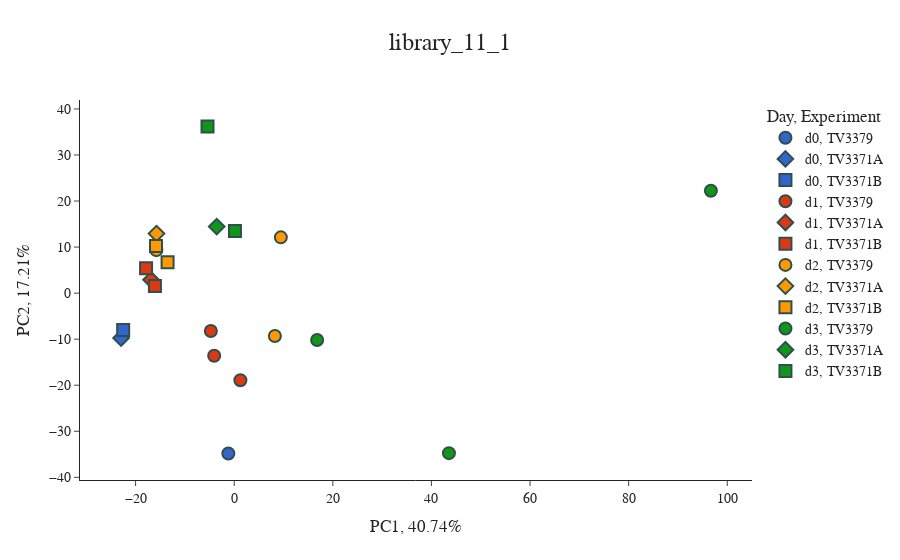

The notebook cell this image was saved under:
### Code cell
figs[0]

### Figure 1 — Plotly figure (JSON) as saved in the notebook; plotly's stock layout.template omitted (floating-point values rounded to 4 significant figures)
{"data": [{"customdata": [["inoculum"]], "hovertemplate": "Day=d0<br>Experiment=TV3379<br>PC1, 40.74%=%{x}<br>PC2, 17.21%=%{y}<br>mouse=%{customdata[0]}<extra></extra>", "legendgroup": "d0, TV3379", "marker": {"color": "#3366CC", "line": {"color": "DarkSlateGrey", "width": 2}, "size": 12, "symbol": "circle"}, "mode": "markers", "name": "d0, TV3379", "orientation": "v", "showlegend": true, "type": "scatter", "x": [-1.191], "xaxis": "x", "y": [-34.82], "yaxis": "y"}, {"customdata": [["inoculum"]], "hovertemplate": "Day=d0<br>Experiment=TV3371A<br>PC1, 40.74%=%{x}<br>PC2, 17.21%=%{y}<br>mouse=%{customdata[0]}<extra></extra>", "legendgroup": "d0, TV3371A", "marker": {"color": "#3366CC", "line": {"color": "DarkSlateGrey", "width": 2}, "size": 12, "symbol": "diamond"}, "mode": "markers", "name": "d0, TV3371A", "orientation": "v", "showlegend": true, "type": "scatter", "x": [-22.94], "xaxis": "x", "y": [-9.757], "yaxis": "y"}, {"customdata": [["inoculum"]], "hovertemplate": "Day=d0<br>Experiment=TV3371B<br>PC1, 40.74%=%{x}<br>PC2, 17.21%=%{y}<br>mouse=%{customdata[0]}<extra></extra>", "legendgroup": "d0, TV3371B", "marker": {"color": "#3366CC", "line": {"color": "DarkSlateGrey", "width": 2}, "size": 12, "symbol": "square"}, "mode": "markers", "name": "d0, TV3371B", "orientation": "v", "showlegend": true, "type": "scatter", "x": [-22.52], "xaxis": "x", "y": [-8.023], "yaxis": "y"}, {"customdata": [["u441"], ["u443"], ["u442"]], "hovertemplate": "Day=d1<br>Experiment=TV3379<br>PC1, 40.74%=%{x}<br>PC2, 17.21%=%{y}<br>mouse=%{customdata[0]}<extra></extra>", "legendgroup": "d1, TV3379", "marker": {"color": "#DC3912", "line": {"color": "DarkSlateGrey", "width": 2}, "size": 12, "symbol": "circle"}, "mode": "markers", "name": "d1, TV3379", "orientation": "v", "showlegend": true, "type": "scatter", "x": [-4.736, -4.064, 1.254], "xaxis": "x", "y": [-8.221, -13.6, -18.93], "yaxis": "y"}, {"customdata": [["u402"]], "hovertemplate": "Day=d1<br>Experiment=TV3371A<br>PC1, 40.74%=%{x}<br>PC2, 17.21%=%{y}<br>mouse=%{customdata[0]}<extra></extra>", "legendgroup": "d1, TV3371A", "marker": {"color": "#DC3912", "line": {"color": "DarkSlateGrey", "width": 2}, "size": 12, "symbol": "diamond"}, "mode": "markers", "name": "d1, TV3371A", "orientation": "v", "showlegend": true, "type": "scatter", "x": [-16.86], "xaxis": "x", "y": [2.921], "yaxis": "y"}, {"customdata": [["u405"], ["u406"]], "hovertemplate": "Day=d1<br>Experiment=TV3371B<br>PC1, 40.74%=%{x}<br>PC2, 17.21%=%{y}<br>mouse=%{customdata[0]}<extra></extra>", "legendgroup": "d1, TV3371B", "marker": {"color": "#DC3912", "line": {"color": "DarkSlateGrey", "width": 2}, "size": 12, "symbol": "square"}, "mode": "markers", "name": "d1, TV3371B", "orientation": "v", "showlegend": true, "type": "scatter", "x": [-17.87, -16.08], "xaxis": "x", "y": [5.425, 1.537], "yaxis": "y"}, {"customdata": [["u441"], ["u443"], ["u442"]], "hovertemplate": "Day=d2<br>Experiment=TV3379<br>PC1, 40.74%=%{x}<br>PC2, 17.21%=%{y}<br>mouse=%{customdata[0]}<extra></extra>", "legendgroup": "d2, TV3379", "marker": {"color": "#FF9900", "line": {"color": "DarkSlateGrey", "width": 2}, "size": 12, "symbol": "circle"}, "mode": "markers", "name": "d2, TV3379", "orientation": "v", "showlegend": true, "type": "scatter", "x": [9.459, -15.79, 8.248], "xaxis": "x", "y": [12.11, 9.334, -9.315], "yaxis": "y"}, {"customdata": [["u402"]], "hovertemplate": "Day=d2<br>Experiment=TV3371A<br>PC1, 40.74%=%{x}<br>PC2, 17.21%=%{y}<br>mouse=%{customdata[0]}<extra></extra>", "legendgroup": "d2, TV3371A", "marker": {"color": "#FF9900", "line": {"color": "DarkSlateGrey", "width": 2}, "size": 12, "symbol": "diamond"}, "mode": "markers", "name": "d2, TV3371A", "orientation": "v", "showlegend": true, "type": "scatter", "x": [-15.76], "xaxis": "x", "y": [12.93], "yaxis": "y"}, {"customdata": [["u405"], ["u406"]], "hovertemplate": "Day=d2<br>Experiment=TV3371B<br>PC1, 40.74%=%{x}<br>PC2, 17.21%=%{y}<br>mouse=%{customdata[0]}<extra></extra>", "legendgroup": "d2, TV3371B", "marker": {"color": "#FF9900", "line": {"color": "DarkSlateGrey", "width": 2}, "size": 12, "symbol": "square"}, "mode": "markers", "name": "d2, TV3371B", "orientation": "v", "showlegend": true, "type": "scatter", "x": [-15.86, -13.51], "xaxis": "x", "y": [10.24, 6.728], "yaxis": "y"}, {"customdata": [["u441"], ["u442"], ["u443"]], "hovertemplate": "Day=d3<br>Experiment=TV3379<br>PC1, 40.74%=%{x}<br>PC2, 17.21%=%{y}<br>mouse=%{customdata[0]}<extra></extra>", "legendgroup": "d3, TV3379", "marker": {"color": "#109618", "line": {"color": "DarkSlateGrey", "width": 2}, "size": 12, "symbol": "circle"}, "mode": "markers", "name": "d3, TV3379", "orientation": "v", "showlegend": true, "type": "scatter", "x": [96.68, 43.55, 16.82], "xaxis": "x", "y": [22.25, -34.75, -10.17], "yaxis": "y"}, {"customdata": [["u402"]], "hovertemplate": "Day=d3<br>Experiment=TV3371A<br>PC1, 40.74%=%{x}<br>PC2, 17.21%=%{y}<br>mouse=%{customdata[0]}<extra></extra>", "legendgroup": "d3, TV3371A", "marker": {"color": "#109618", "line": {"color": "DarkSlateGrey", "width": 2}, "size": 12, "symbol": "diamond"}, "mode": "markers", "name": "d3, TV3371A", "orientation": "v", "showlegend": true, "type": "scatter", "x": [-3.549], "xaxis": "x", "y": [14.45], "yaxis": "y"}, {"customdata": [["u406"], ["u405"]], "hovertemplate": "Day=d3<br>Experiment=TV3371B<br>PC1, 40.74%=%{x}<br>PC2, 17.21%=%{y}<br>mouse=%{customdata[0]}<extra></extra>", "legendgroup": "d3, TV3371B", "marker": {"color": "#109618", "line": {"color": "DarkSlateGrey", "width": 2}, "size": 12, "symbol": "square"}, "mode": "markers", "name": "d3, TV3371B", "orientation": "v", "showlegend": true, "type": "scatter", "x": [-5.414, 0.1517], "xaxis": "x", "y": [36.19, 13.48], "yaxis": "y"}], "layout": {"font": {"family": "Arial", "size": 14}, "legend": {"title": {"text": "Day, Experiment"}, "tracegroupgap": 0}, "title": {"font": {"size": 24}, "text": "library_11_1", "x": 0.5}, "xaxis": {"anchor": "y", "domain": [0, 1], "title": {"text": "PC1, 40.74%"}}, "yaxis": {"anchor": "x", "domain": [0, 1], "title": {"text": "PC2, 17.21%"}}}}
